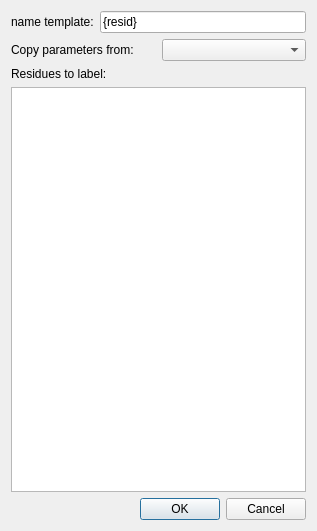
<?xml version="1.0" encoding="UTF-8"?>
<ui version="4.0">
 <class>BatchLPDialog</class>
 <widget class="QDialog" name="BatchLPDialog">
  <property name="geometry">
   <rect>
    <x>0</x>
    <y>0</y>
    <width>317</width>
    <height>531</height>
   </rect>
  </property>
  <property name="windowTitle">
   <string>Add multiple labeling positions</string>
  </property>
  <layout class="QVBoxLayout" name="verticalLayout">
   <item>
    <layout class="QHBoxLayout" name="horizontalLayout">
     <item>
      <widget class="QLabel" name="label">
       <property name="text">
        <string>name template:</string>
       </property>
       <property name="buddy">
        <cstring>nameTemplateEdit</cstring>
       </property>
      </widget>
     </item>
     <item>
      <widget class="QLineEdit" name="nameTemplateEdit">
       <property name="text">
        <string>{resid}</string>
       </property>
       <property name="placeholderText">
        <string>{resid}</string>
       </property>
      </widget>
     </item>
    </layout>
   </item>
   <item>
    <layout class="QHBoxLayout" name="horizontalLayout_2">
     <item>
      <widget class="QLabel" name="label_2">
       <property name="text">
        <string>Copy parameters from:</string>
       </property>
      </widget>
     </item>
     <item>
      <widget class="QComboBox" name="settingSource"/>
     </item>
    </layout>
   </item>
   <item>
    <layout class="QVBoxLayout" name="verticalLayout_2">
     <item>
      <widget class="QLabel" name="label_3">
       <property name="text">
        <string>Residues to label:</string>
       </property>
       <property name="buddy">
        <cstring>residuesWidget</cstring>
       </property>
      </widget>
     </item>
     <item>
      <widget class="QListWidget" name="residuesWidget">
       <property name="alternatingRowColors">
        <bool>true</bool>
       </property>
       <property name="selectionMode">
        <enum>QAbstractItemView::ExtendedSelection</enum>
       </property>
      </widget>
     </item>
    </layout>
   </item>
   <item>
    <widget class="QDialogButtonBox" name="buttonBox">
     <property name="orientation">
      <enum>Qt::Horizontal</enum>
     </property>
     <property name="standardButtons">
      <set>QDialogButtonBox::Cancel|QDialogButtonBox::Ok</set>
     </property>
    </widget>
   </item>
  </layout>
 </widget>
 <resources/>
 <connections>
  <connection>
   <sender>buttonBox</sender>
   <signal>accepted()</signal>
   <receiver>BatchLPDialog</receiver>
   <slot>accept()</slot>
   <hints>
    <hint type="sourcelabel">
     <x>248</x>
     <y>254</y>
    </hint>
    <hint type="destinationlabel">
     <x>157</x>
     <y>274</y>
    </hint>
   </hints>
  </connection>
  <connection>
   <sender>buttonBox</sender>
   <signal>rejected()</signal>
   <receiver>BatchLPDialog</receiver>
   <slot>reject()</slot>
   <hints>
    <hint type="sourcelabel">
     <x>316</x>
     <y>260</y>
    </hint>
    <hint type="destinationlabel">
     <x>286</x>
     <y>274</y>
    </hint>
   </hints>
  </connection>
 </connections>
</ui>
